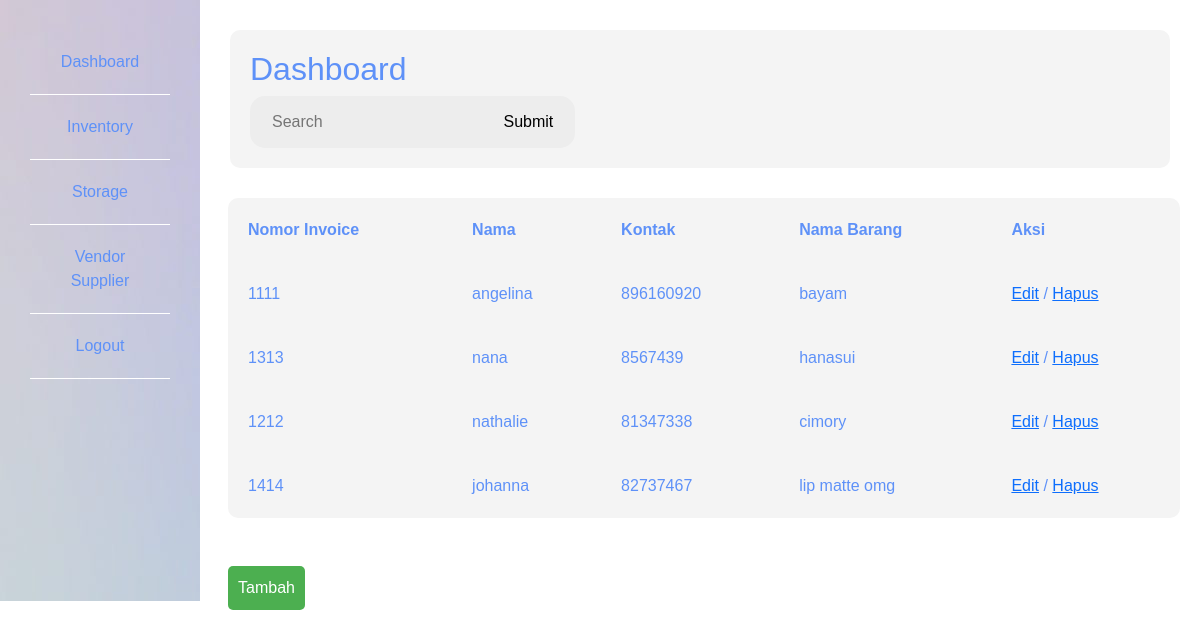
/admin/vendor.php, run on the app's committed database.
### tables this page shows
CREATE TABLE `vendor_supplier` (
  `nama` varchar(100) NOT NULL,
  `kontak` int(12) NOT NULL,
  `nama_barang` varchar(100) NOT NULL,
  `id_vendor` int(5) NOT NULL,
  `nomor_invoice` int(5) NOT NULL
);

### admin/vendor.php (the view, shortened to what this page needs)
<?php
include "header.php";
include "sidebar.php";
?>
<!DOCTYPE html>
<html lang="en">
<head>
</head>
<body>
    <table border="1">
        <tr>
            <th>Nomor Invoice</th>
            <th>Nama</th>
            <th>Kontak</th>
            <th>Nama Barang</th>
            <th>Aksi</th>
        </tr>
        <?php
        include "koneksi.php";
        $dbuser = "SELECT*FROM vendor_supplier";
        $hasil_dbuser = mysqli_query($koneksi, $dbuser);
        while($data = mysqli_fetch_assoc($hasil_dbuser)){
            echo "<tr>";
            echo "<td>$data[nomor_invoice]</td>";
            echo "<td>$data[nama]</td>";
            echo "<td>$data[kontak]</td>";
            echo "<td>$data[nama_barang]</td>";
            echo "<td>
                    <a href='edit_vendor.php?id=". $data['id_vendor'] ."' class='action-btn'>Edit</a>
                /    <a href='hapus_vendor.php?id=". $data['id_vendor'] ."' class='action-btn'>Hapus</a>
                </td>";
            echo "</tr>";
        }
        ?>
    </table>
    <br></br>
    <a href="tambah_vendor.php" style="display: inline-block; margin-bottom: 10px; padding: 10px; background-color: #4CAF50; color: white; text-decoration: none; border-radius: 5px; margin-left: 228px;">Tambah</a>
</body>
</html>

### admin/header.php (shortened to what this page needs)
<!DOCTYPE html>
<html lang="en">
<head>
    <link href="../simulasi/bootstrap-5.3.3-dist/css/bootstrap.min.css" rel="stylesheet">
    <link href="../admin/dashboard.css" rel="stylesheet">
</head>

### admin/sidebar.php
<body>
    <div class="sidebar">
        <ul>
            <li><a href="index.php">Dashboard</a></li>
            <li><a href="inventory.php">Inventory</a></li>
            <li><a href="storage.php">Storage</a></li>
            <li><a href="vendor.php">Vendor Supplier</a></li>
            <li><a href="login.php">Logout</a></li>
        </ul>
    </div>
    <div class="main-content">
        <div class="header">
            <div class="header-wrapper">
                <div class="header-title">
                    <h2>Dashboard</h2>
                </div>
                <div class="user-info">
                    <div class="search-box">
                    <form action="" method="get">
                        <input type="text" placeholder="Search" value=""/>
                        <input type="submit" name="submit_cari" value="Submit"></input>
                    </form>
                    </div>
                </div>
            </div>
        </div>
    </div>

### admin/dashboard.css (style rules this page uses)
* { margin: 0; padding: 0; border: none; outline: none; box-sizing: border-box; font-family: 'Poppins' , sans-serif; }
.sidebar { background-image: url(background_putih_biru.jpg); width: 200px; height: 601px; padding: 30px; position: fixed; }
.sidebar ul { list-style-type: none; padding: 0; }
.sidebar ul li { padding: 20px; text-align: center; border-bottom: 1px solid #fff; }
.sidebar ul li a { color: rgb(94, 145, 248); text-decoration: none; }
.main-content { margin-left: 200px; padding: 30px; }
.header { background-color: #f4f4f4; padding: 20px; text-align: left; color: rgb(94, 145, 248); border-radius: 10px; }
.user-info { display: flex; align-items: center; gap: 1rem; }
.search-box { background: rgb(237, 237, 237); border-radius: 15px; color: rgba(113, 99, 186, 255); display: flex; align-items: center; gap: 5px; padding: 4px 12px; }
.search-box input { background: transparent; padding: 10px; }
table { width: calc(100% - 248px); margin-left: 228px; background-color: #f4f4f4; border-radius: 10px; border-collapse: collapse; }
th, td { padding: 20px; box-sizing: border-box; margin-left: 210px; text-align: left; color: rgb(94, 145, 248); }
tr { padding: 30px; box-sizing: border-box; margin-left: 215px; }

### data on the page
vendor_supplier: nomor_invoice "1111", nama "angelina", kontak "896160920", nama_barang "bayam"
vendor_supplier: nomor_invoice "1313", nama "nana", kontak "8567439", nama_barang "hanasui"
vendor_supplier: nomor_invoice "1212", nama "nathalie", kontak "81347338", nama_barang "cimory"
vendor_supplier: nomor_invoice "1414", nama "johanna", kontak "82737467", nama_barang "lip matte omg"
